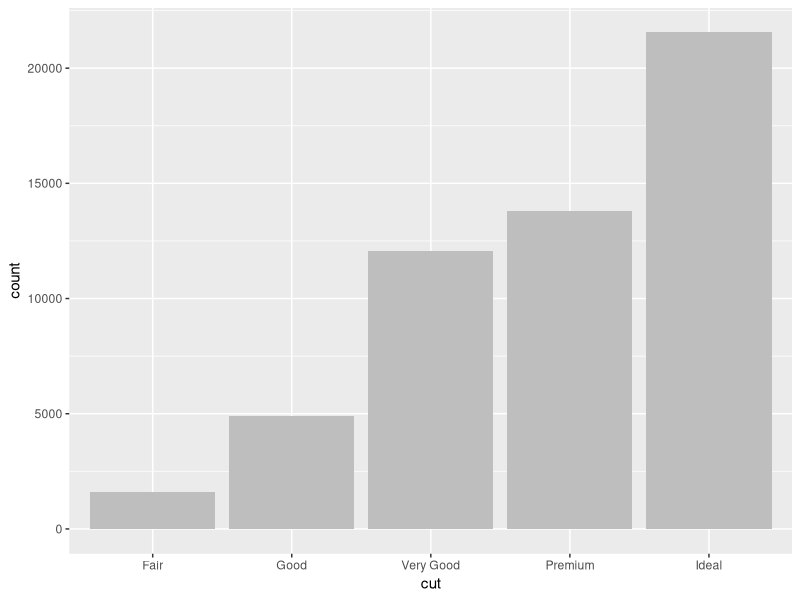
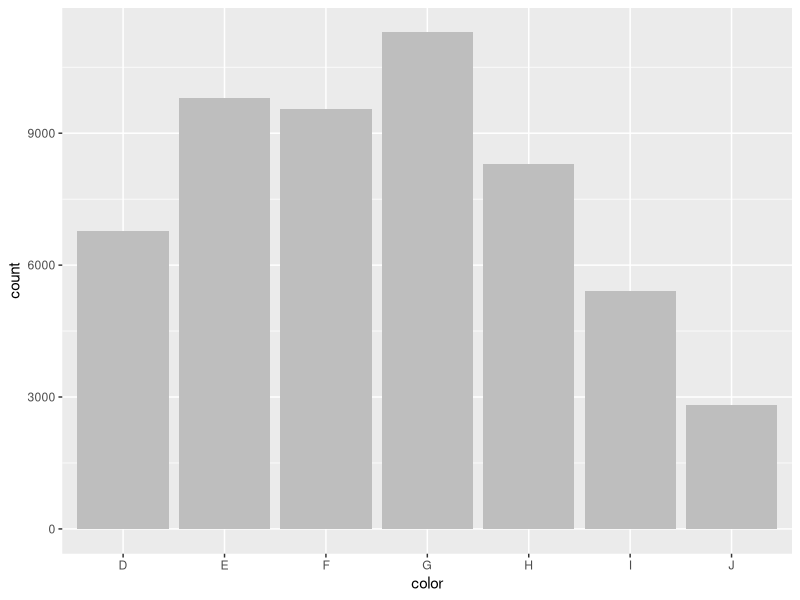
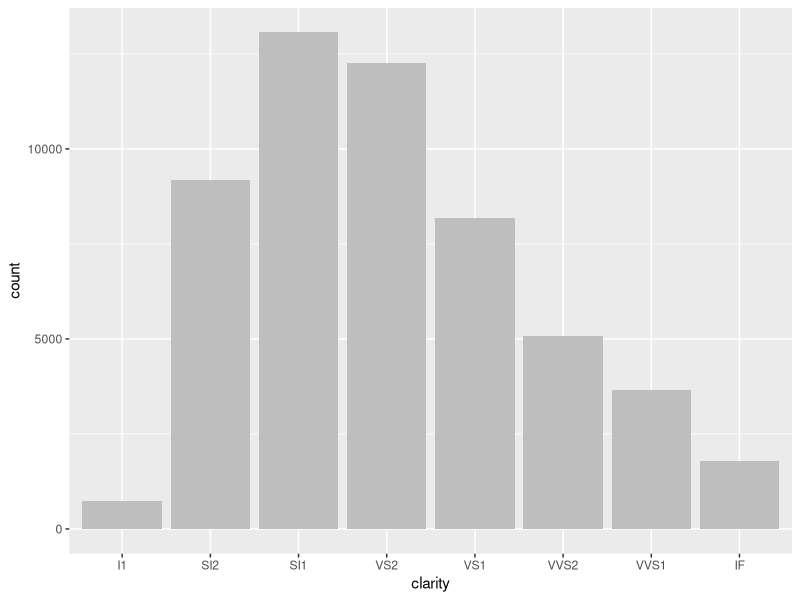
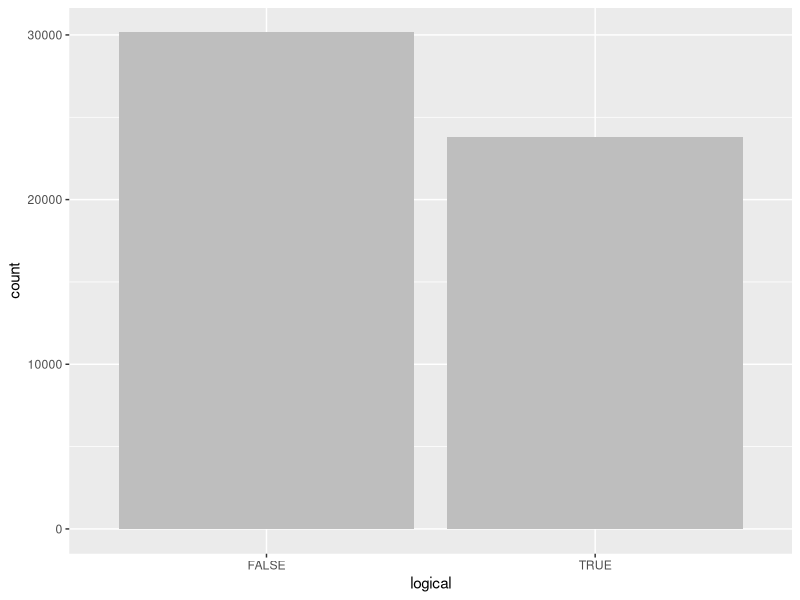

These charts were generated, in order, by the following R code:
## ---- chunk 1
#Load required packages
require(ggplot2)
require(grid)
require(plyr)
## ---- chunk 2
addLogical <- function(dataFrame){
  #Here we generate a vector of random values between 0 and 1, generating a random value for each row in the user's dataframe
  randVec <- runif(nrow(diamonds),0.0,1.0)
  #We initialize logicVec as an empty vector
  logicVec <- c()
  #The variable pctTrue represents the percentage of TRUE entries in the new logical column of the user's dataframe; we use 0.4375 as per Professor G's posted interpretation of the question
  pctTrue <- 0.4375
  #We loop through each value in randVec so we may assign corresponding values to logicVec
  for(i in 1:length(randVec)){
    #If the value randVec[i] is less than pctTrue, we add a TRUE to logicVec; otherwise, we add a FALSE to logicVec
    if(randVec[i] <= pctTrue){
      logicVec[i] <- TRUE
    }
    else{
      logicVec[i] <- FALSE
    }
  }
  #We initialize the return dataframe and add the logical column
  returnFrame <- data.frame(dataFrame)
  returnFrame$logical <- logicVec
  return(returnFrame)
}

#Tests the function
logFrame <- addLogical(diamonds)
#print(testFrame)

#To quickly test the function and to avoid printing the full dataframe, we may look at the dimensions of the new dataframe to make sure they check out
print(dim(diamonds)[1])
print(dim(diamonds)[2])
print(dim(logFrame)[1])
print(dim(logFrame)[2])
## ---- chunk 3
Extract_Fac <- function(dataFrame){
  #We use the sapply function on dataFrame to isolate only those columns in dataFrame for which 'is.factor' returns 'TRUE'
  facDataFrame <- dataFrame[sapply(dataFrame,is.factor)]
  #We use the sapply function on dataFrame to isolate only those columns in dataFRame for which 'is.logical' returns 'FALSE'
  logDataFrame <- dataFrame[sapply(dataFrame,is.logical)]
  #We merge facDataFrame and logDataFrame so that our returnFrame contains all factor columns and all logical columns
  returnFrame <- data.frame(facDataFrame,logDataFrame)
  return(returnFrame)
}

#Tests the function
testFac = Extract_Fac(logFrame)
#print(logFrame)
#print(testFac)
## ---- chunk 4
Factor_Plot <- function(dataFrame){
  #We first extract all of the factor columns and logical columns from dataFrame
  dataFrame <- Extract_Fac(dataFrame)
  #We initialize facPlots as an empty list
  facPlots <- list()
  #We loop through each of the factor columns and logical columns in dataFrame
  for(i in 1:ncol(dataFrame)){
    #xLabel stores the name of the column to be plotted, so we may avoid calling a function inside our aes call below
    xLabel <- colnames(dataFrame)[i]
    #We call ggplot and geom_bar to produce a bar plot for each factor column and logical column in dataFrame
    #Each such plot is then added to facPlots so that all plots may be returned
    facPlots[[i]] <- ggplot(dataFrame,aes_string(xLabel))+geom_bar(fill="grey")
  }
  return(facPlots)
}

#Tests the function
testPlots <- Factor_Plot(logFrame)
print(testPlots)
## ---- chunk 5
Factor_Table <- function(dataFrame){
  #We first extract all of the factor columns and logical columns from dataFrame
  dataFrame <- Extract_Fac(dataFrame)
  #We initialize facTables as an empty list
  facTables <- list()
  #We loop through each of the factor columns and logical columns in dataFrame
  for(i in 1:ncol(dataFrame)){
    #varName stores the name of the column for which we are taking the next frequency table, so we may avoid calling a function inside our count call below
    varName <- colnames(dataFrame)[i]
    #We use the count function from the plyr package to construct frequency tables for each factor column and logical column in dataFrame
    #The count function returns the frequency tables as dataframes, each of which is stored in facTables so that all tables may be returned 
    facTables[[i]] <- count(dataFrame,varName)
  }
  return(facTables)
}

#Tests the function
testTables <- Factor_Table(logFrame)
print(testTables)
